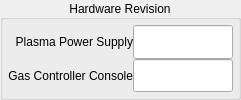
          <widget class="QGroupBox" name="groupBox_5">
           <property name="title">
            <string>Hardware Revision</string>
           </property>
           <property name="alignment">
            <set>Qt::AlignCenter</set>
           </property>
           <layout class="QVBoxLayout" name="verticalLayout_10">
            <property name="spacing">
             <number>0</number>
            </property>
            <property name="leftMargin">
             <number>5</number>
            </property>
            <property name="topMargin">
             <number>5</number>
            </property>
            <property name="rightMargin">
             <number>5</number>
            </property>
            <property name="bottomMargin">
             <number>5</number>
            </property>
            <item>
             <layout class="QGridLayout" name="gridLayout_11">
              <item row="0" column="0">
               <widget class="QLabel" name="label_74">
                <property name="text">
                 <string>Plasma Power Supply</string>
                </property>
                <property name="alignment">
                 <set>Qt::AlignRight|Qt::AlignTrailing|Qt::AlignVCenter</set>
                </property>
               </widget>
              </item>
              <item row="0" column="1">
               <widget class="QLineEdit" name="pps_hardware_version_">
                <property name="maximumSize">
                 <size>
                  <width>100</width>
                  <height>50</height>
                 </size>
                </property>
               </widget>
              </item>
              <item row="1" column="0">
               <widget class="QLabel" name="label_93">
                <property name="text">
                 <string>Gas Controller Console</string>
                </property>
                <property name="alignment">
                 <set>Qt::AlignRight|Qt::AlignTrailing|Qt::AlignVCenter</set>
                </property>
               </widget>
              </item>
              <item row="1" column="1">
               <widget class="QLineEdit" name="gc_hardware_version_">
                <property name="maximumSize">
                 <size>
                  <width>100</width>
                  <height>50</height>
                 </size>
                </property>
               </widget>
              </item>
             </layout>
            </item>
           </layout>
          </widget>
